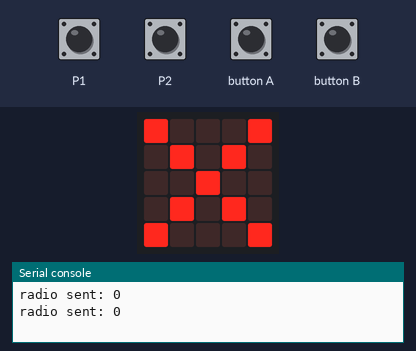
A program run on a simulated Calliope mini (MakeCode). On the bench: the board's 5×5 LED display, the last lines printed to the serial console. Inputs (shaded band) come from the test bench. No radio messages arrive unless stated (any console line starting 'radio sent:' is added by the test bench).

Above: at 1.2 s.
1.3 s: touch pin P1 pressed for 0.75 s
At 2.3 s:
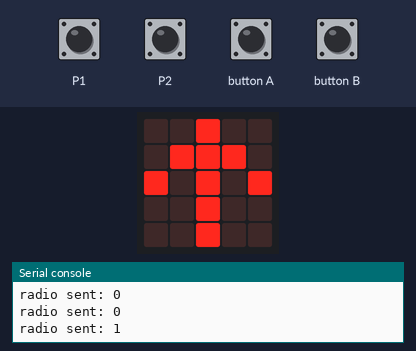
3.9 s: touch pin P2 pressed for 0.75 s
At 4.8 s:
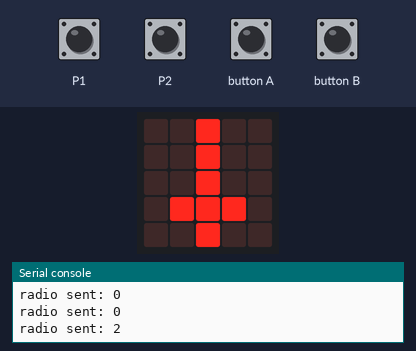
6.4 s: button A pressed for 0.75 s
At 7.4 s:
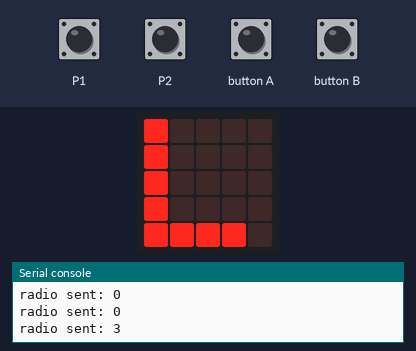
9.1 s: button B pressed for 0.75 s
At 10.0 s:
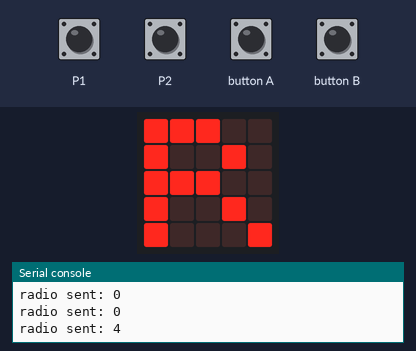
Timing chart, 0 to 12.1 s (numbered marks = the images above; inputs shaded):
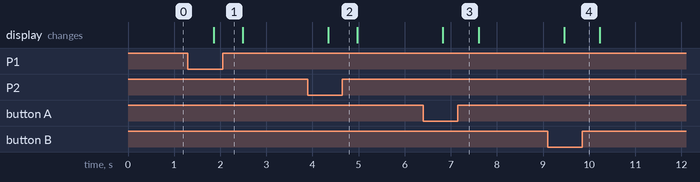

Measured:
- after the input at 1.3 s, the display: changes after 0.56 s (image 1)
- after the input at 3.9 s, the display: changes after 0.45 s (image 2)
- after the input at 6.4 s, the display: changes after 0.43 s (image 3)
- after the input at 9.1 s, the display: changes after 0.36 s (image 4)

The program:

main.ts
```typescript
radio.setGroup(13)
basic.forever(function () {
    if (input.pinIsPressed(TouchPin.P1)) {
        radio.sendNumber(1)
        basic.showIcon(IconNames.ArrowNorth)
    } else if (input.pinIsPressed(TouchPin.P2)) {
        radio.sendNumber(2)
        basic.showIcon(IconNames.Sword)
    } else if (input.buttonIsPressed(Button.A)) {
        radio.sendNumber(3)
        basic.showString("L")
    } else if (input.buttonIsPressed(Button.B)) {
        radio.sendNumber(4)
        basic.showString("R")
    } else {
        radio.sendNumber(0)
        basic.showIcon(IconNames.No)
    }
})
```

test.ts
```typescript
// Hier kann man Tests durchführen; diese Datei wird nicht kompiliert, wenn dieses Paket als Erweiterung verwendet wird.
```
